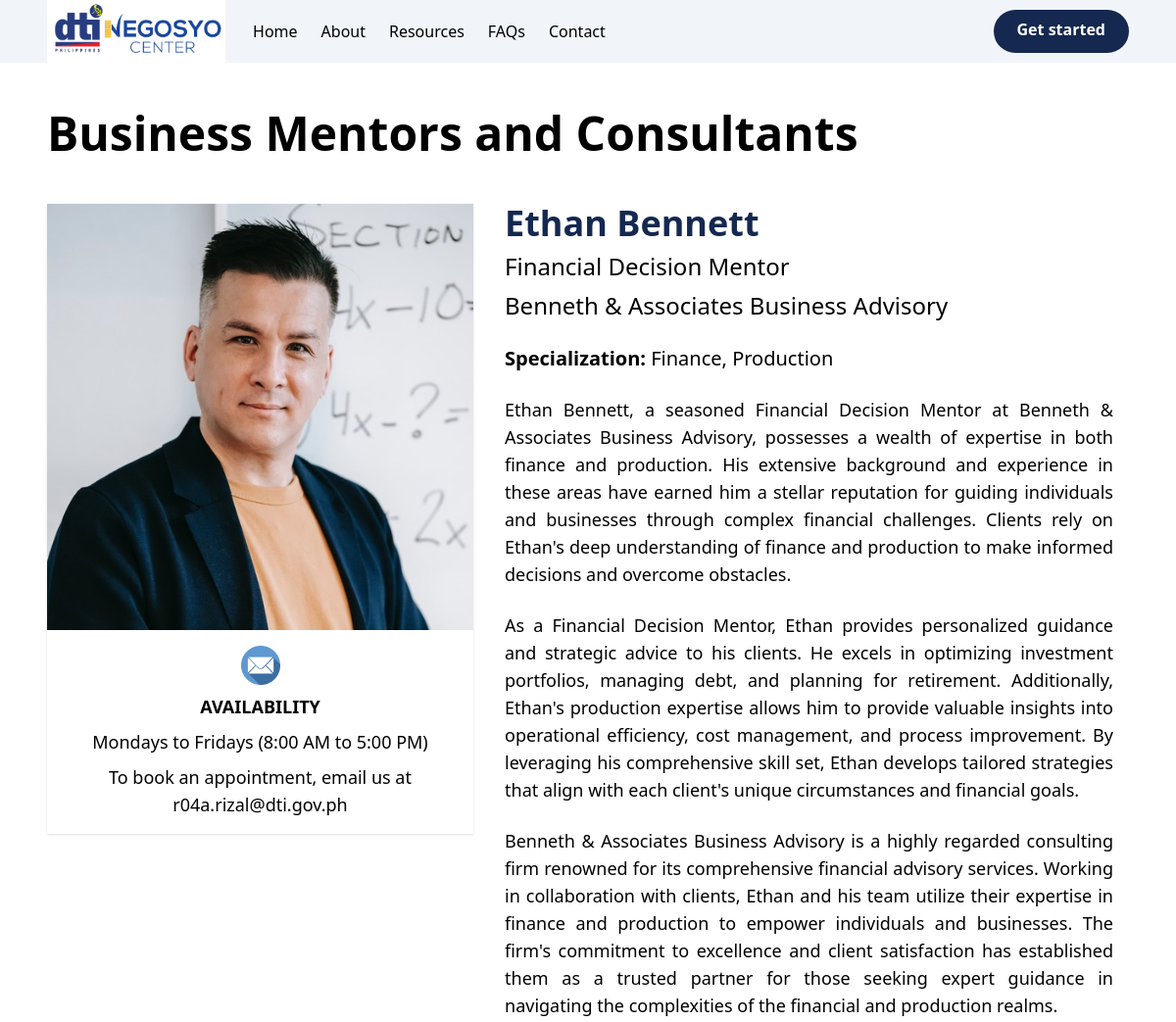
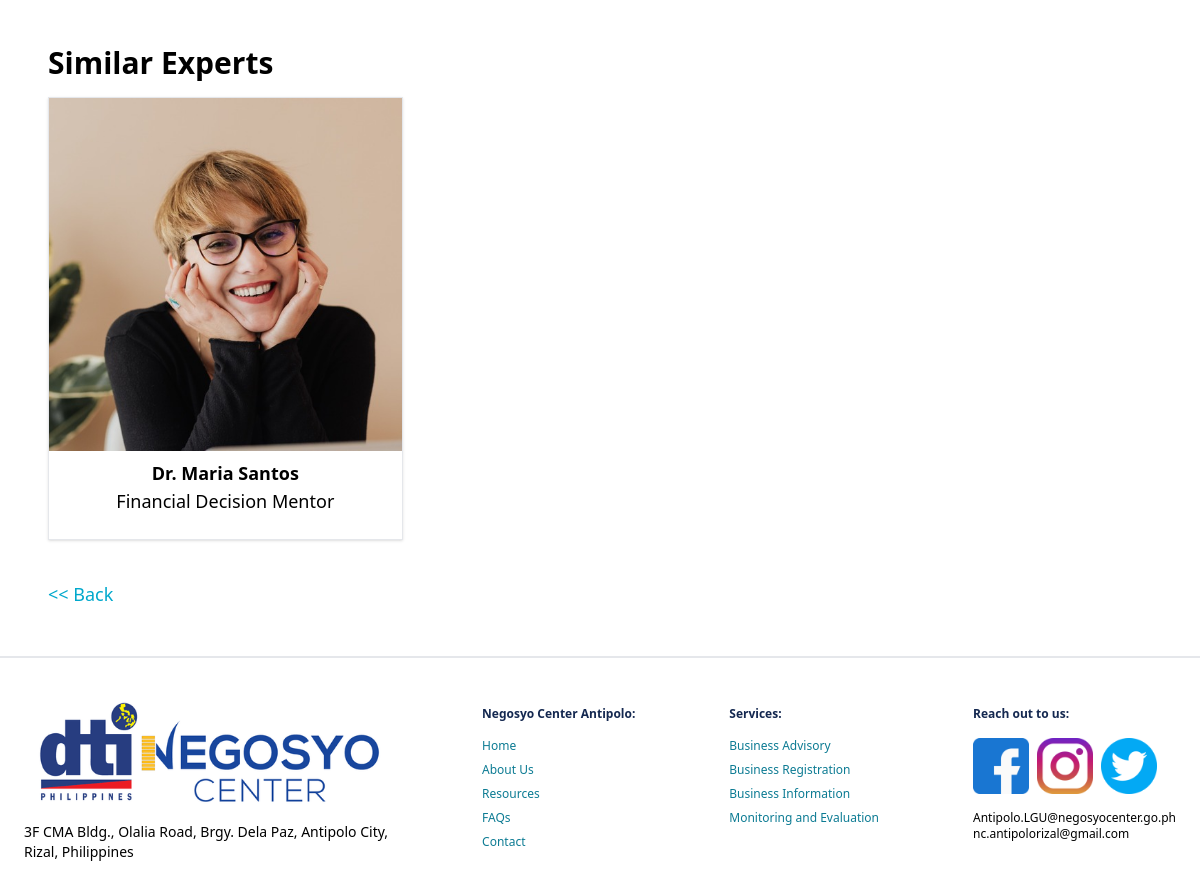
The page /expert_mentor/ethan_bennett on the database its author committed (2 pictures, top to bottom).
### nc_app/models.py (models this page shows, shortened)
class Expert(models.Model):
    name = models.CharField(max_length=200)
    id_name = models.CharField(max_length=200)
    position = models.CharField(max_length=200)
    company = models.CharField(max_length=200)
    expertise = models.CharField(max_length=200)
    email = models.EmailField(max_length=200)
    image = models.ImageField(upload_to='experts', blank=True, null=True)
    availability = models.CharField(max_length=200, blank=True, null=True)

class Detail(models.Model):
    expert = models.ForeignKey(Expert, on_delete=models.CASCADE, related_name='details')
    description = models.TextField()

### nc_app/views.py (the view)
# urls.py: path('expert_mentor/<str:id_name>', views.expert_mentor, name='expert_mentor'),
def expert_mentor(request, id_name):
    mentor = Expert.objects.get(id_name=id_name)
    specializations = mentor.expertises.values_list('field', flat=True)  # Get the list of specializations for the mentor
    related_mentors = Expert.objects.filter(expertises__field__in=specializations).exclude(id_name=id_name).distinct()
    content = {
        'mentor': mentor,
        'related_mentors': related_mentors,
        'page_title': 'Expert Mentors'
    }
    return render(request, 'expert_mentor.html', content)

### templates/expert_mentor.html (shortened to what this page needs)
{% extends "base.html" %}
{% load static %}
{% block pageContent %}
<section id="">
    <div class="items-center max-w-4xl mx-auto px-6 my-12 lg:items-start lg:max-w-6xl">
        <h1 class="text-4xl font-bold lg:text-5xl">Business Mentors and Consultants</h1>
        <div class="mx-auto mt-12">
            <div class="flex flex-col justify-between gap-4 lg:flex-row">
                <div class="lg:w-2/5">
                    <div class="flex flex-col text-center space-y-2 bg-white shadow ">
                        <div class="">
                            <img src="{{mentor.image.url}}" alt="">
                        </div>
                        <div class="h-auto w-10 mx-auto pt-2">
                            <a href="mailto:{{mentor.email}}">
                                <img src="{% static 'img/contacts/email-blue.png' %}" alt="">
                            </a>
                        </div>
                        <div class="text-lg space-y-2 pb-4">
                            {% if mentor.availability %}
                            <p class="font-bold">AVAILABILITY</p>
                            <p class="">{{mentor.availability}}</p>
                            {% endif %}
                            <p>To book an appointment, email us at r04a.rizal@dti.gov.ph</p>
                        </div>
                    </div>
                </div>
                <div class="flex flex-col text-lg items-start px-4 space-y-6 lg:w-3/5">
                    <div class="space-y-2">
                        <h2 class="text-4xl font-bold text-myNavy">{{mentor.name}}</h2>
                        <p class="text-2xl">{{mentor.position}}</p>
                        <p class="text-2xl">{{mentor.company}}</p>
                    </div>
                    <p class="text-xl"><span class="font-bold">Specialization:</span> {{mentor.expertise}}</p>
                    {% if mentor.details.all %}
                        {% for detail in mentor.details.all %}
                        <p class="text-justify text-lg">{{detail.description}}</p>
                        {% endfor %}
                    {% endif %}
                </div>
            </div>
            <div class="space-y-4 mt-12">
                <h2 class="font-bold text-3xl">Similar Experts</h2>
                <div class="mx-auto mt-8">
                    <div class="container-advisory flex flex-wrap justify-start gap-5">
                        {% for related_mentor in related_mentors %}
                        <div class="border shadow">
                          <a href="/expert_mentor/{{related_mentor.id_name}}">
                            <img src="{{related_mentor.image.url}}" alt="">
                          </a>
                          <div class="text-lg text-center mt-2">
                            <p class="font-bold">{{ related_mentor.name }}</p>
                            <p class="text-center">{{ related_mentor.position }}</p>
                          </div>
                        </div>
                        {% empty %}
                        <p>No similar expert/s.</p>
                        {% endfor %}
                    </div>
                </div>
            </div>
        </div>
        <div class="pt-10 text-skyBlue text-lg">
            <a class="hover:text-turquoise" href="{% url 'advisory' %}"><< Back</a>
        </div>
    </div>
</section>
{% endblock pageContent %}

### static/css/style.css (style rules this page uses)
.container-advisory > div { flex: 0 0 calc(25% - .9375rem); }
@media (max-width: 1200px) { .container-advisory > div { flex: 0 0 calc(33.33% - .8334rem); } }

### rows shown on the page
Expert: image (picture), availability "Mondays to Fridays (8:00 AM to 5:00 PM)", name "Ethan Bennett", position "Financial Decision Mentor", company "Benneth & Associates Business Advisory", expertise "Finance, Production"
Detail: description "Ethan Bennett, a seasoned Financial Decision Mentor at Benneth & Associates Business Advisory, possesses a wealth of expertise in both finance and production. His extensive background and experience in these areas have earned him a stellar reputation for guiding individuals and businesses through complex financial challenges. Clients rely on Ethan's deep understanding of finance and production to make informed decisions and overcome obstacles."
Detail: description "As a Financial Decision Mentor, Ethan provides personalized guidance and strategic advice to his clients. He excels in optimizing investment portfolios, managing debt, and planning for retirement. Additionally, Ethan's production expertise allows him to provide valuable insights into operational efficiency, cost management, and process improvement. By leveraging his comprehensive skill set, Ethan develops tailored strategies that align with each client's unique circumstances and financial goals."
Detail: description "Benneth & Associates Business Advisory is a highly regarded consulting firm renowned for its comprehensive financial advisory services. Working in collaboration with clients, Ethan and his team utilize their expertise in finance and production to empower individuals and businesses. The firm's commitment to excellence and client satisfaction has established them as a trusted partner for those seeking expert guidance in navigating the complexities of the financial and production realms."
Expert: image (picture), name "Dr. Maria Santos", position "Financial Decision Mentor"
